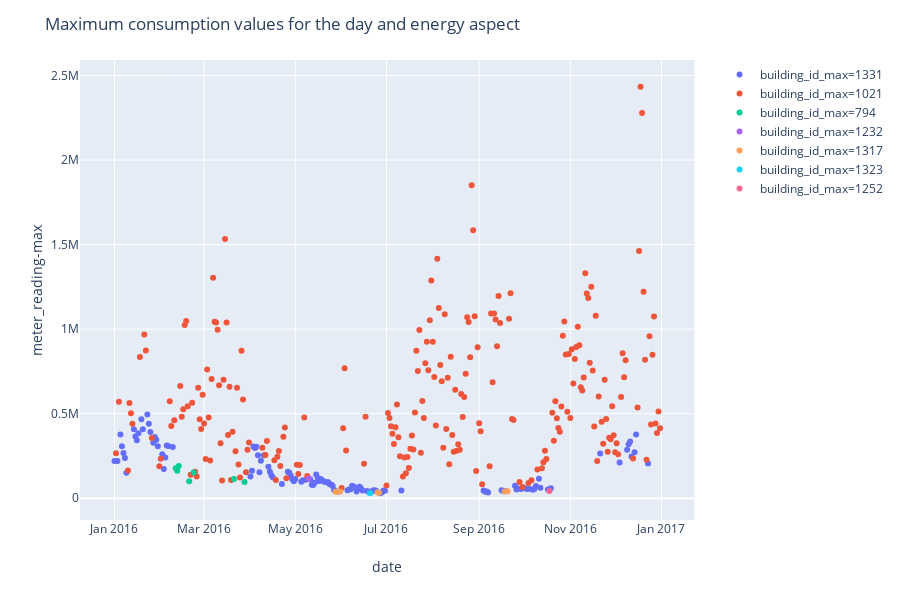

Write notebook code for a chart like this one.
### Markdown cell above
The max values of electricity are caused by only 7 buildings. Practically, two of them

### Code cell
daily_train_hotwater = daily_train_agg[daily_train_agg['meter']=='hotwater'].copy()
daily_train_hotwater['building_id_max'] = pd.Categorical(daily_train_hotwater['building_id_max'])
fig_daily_hotwater = px.scatter(daily_train_hotwater,
                                x='date',
                                y='meter_reading-max',
                                color='building_id_max',
                                render_mode='svg')
fig_daily_hotwater.update_layout(title='Maximum consumption values for the day and energy aspect')
fig_daily_hotwater.show()

### Figure 1 — Plotly figure (JSON) as saved in the notebook; plotly's stock layout.template omitted (floating-point values rounded to 4 significant figures; data arrays with more than 128 entries replaced by an {"elided": "..."} marker saying what was removed)
{"data": [{"hoverlabel": {"namelength": 0}, "hovertemplate": "building_id_max=1331<br>date=%{x}<br>meter_reading-max=%{y}", "legendgroup": "building_id_max=1331", "marker": {"color": "#636efa", "symbol": "circle"}, "mode": "markers", "name": "building_id_max=1331", "showlegend": true, "type": "scatter", "x": ["2016-01-01", "2016-01-03", "2016-01-05", "2016-01-06", "2016-01-07", "2016-01-08", "2016-01-09", "2016-01-14", "2016-01-15", "2016-01-16", "2016-01-17", "2016-01-19", "2016-01-20", "2016-01-23", "2016-01-24", "2016-01-25", "2016-01-27", "2016-01-28", "2016-01-29", "2016-01-30", "2016-02-02", "2016-02-03", "2016-02-04", "2016-02-05", "2016-02-06", "2016-02-09", "2016-04-01", "2016-04-02", "2016-04-03", "2016-04-04", "2016-04-05", "2016-04-06", "2016-04-07", "2016-04-08", "2016-04-10", "2016-04-13", "2016-04-14", "2016-04-15", "2016-04-16", "2016-04-22", "2016-04-26", "2016-04-27", "2016-04-28", "2016-04-29", "2016-04-30", "2016-05-01", "2016-05-05", "2016-05-06", "2016-05-08", "2016-05-11", "2016-05-12", "2016-05-13", "2016-05-14", "2016-05-15", "2016-05-16", "2016-05-17", "2016-05-18", "2016-05-19", "2016-05-20", "2016-05-21", "2016-05-22", "2016-05-23", "2016-05-24", "2016-05-25", "2016-05-26", "2016-05-27", "2016-05-30", "2016-06-05", "2016-06-06", "2016-06-07", "2016-06-08", "2016-06-09", "2016-06-10", "2016-06-11", "2016-06-12", "2016-06-13", "2016-06-14", "2016-06-15", "2016-06-18", "2016-06-19", "2016-06-21", "2016-06-22", "2016-06-23", "2016-06-24", "2016-06-27", "2016-06-28", "2016-06-29", "2016-06-30", "2016-07-11", "2016-09-04", "2016-09-05", "2016-09-06", "2016-09-07", "2016-09-16", "2016-09-17", "2016-09-19", "2016-09-25", "2016-09-26", "2016-09-27", "2016-09-29", "2016-10-01", "2016-10-02", "2016-10-03", "2016-10-05", "2016-10-07", "2016-10-08", "2016-10-09", "2016-10-11", "2016-10-12", "2016-10-17", "2016-10-19", "2016-11-21", "2016-12-04", "2016-12-09", "2016-12-10", "2016-12-11", "2016-12-12", "2016-12-14", "2016-12-15", "2016-12-23"], "xaxis": "x", "y": [219800.0, 220500.0, 376600.0, 306600.0, 266800.0, 236900.0, 149700.0, 407400.0, 364700.0, 342600.0, 383800.0, 467300.0, 408400.0, 495100.0, 440000.0, 392000.0, 327800.0, 361500.0, 346000.0, 307000.0, 259300.0, 172300.0, 241000.0, 311200.0, 307875, 303000.0, 128600.0, 161800.0, 305100.0, 296400.0, 304300.0, 253800.0, 153000.0, 221300.0, 254200.0, 185800.0, 155500.0, 136000.0, 122700.0, 83910.0, 156200.0, 149900.0, 133000.0, 112500.0, 99640.0, 113200.0, 96460.0, 106100.0, 109200.0, 111900.0, 79120.0, 77230.0, 91370.0, 139300.0, 120000.0, 102000.0, 112700.0, 104800.0, 98820.0, 95120.0, 93810.0, 93530.0, 82930.0, 80300.0, 72050.0, 48580.0, 39600.0, 46730.0, 51380.0, 52620.0, 73470.0, 67220.0, 62650.0, 39820.0, 54070.0, 67480.0, 57750.0, 44890.0, 42610.0, 36430.0, 39570.0, 45660.0, 46650.0, 43280.0, 29700.0, 34930.0, 44550.0, 43550.0, 45310.0, 45780.0, 37870.0, 39520.0, 33220.0, 46090.0, 42760.0, 40360.0, 73270.0, 51220.0, 57530.0, 54850.0, 60000.0, 56830.0, 54480.0, 53840.0, 49710.0, 54360.0, 72040.0, 114400.0, 60970.0, 50690.0, 58820.0, 263600.0, 211100.0, 286000.0, 319500.0, 335700.0, 247100.0, 270900.0, 377100.0, 205200.0], "yaxis": "y"}, {"hoverlabel": {"namelength": 0}, "hovertemplate": "building_id_max=1021<br>date=%{x}<br>meter_reading-max=%{y}", "legendgroup": "building_id_max=1021", "marker": {"color": "#EF553B", "symbol": "circle"}, "mode": "markers", "name": "building_id_max=1021", "showlegend": true, "type": "scatter", "x": {"elided": "229 str values"}, "xaxis": "x", "y": {"elided": "229 float values"}, "yaxis": "y"}, {"hoverlabel": {"namelength": 0}, "hovertemplate": "building_id_max=794<br>date=%{x}<br>meter_reading-max=%{y}", "legendgroup": "building_id_max=794", "marker": {"color": "#00cc96", "symbol": "circle"}, "mode": "markers", "name": "building_id_max=794", "showlegend": true, "type": "scatter", "x": ["2016-02-11", "2016-02-12", "2016-02-13", "2016-02-20", "2016-02-23", "2016-03-21", "2016-03-28"], "xaxis": "x", "y": [177300.0, 162500.0, 190400.0, 100000.0, 151900.0, 113800.0, 96040.0], "yaxis": "y"}, {"hoverlabel": {"namelength": 0}, "hovertemplate": "building_id_max=1232<br>date=%{x}<br>meter_reading-max=%{y}", "legendgroup": "building_id_max=1232", "marker": {"color": "#ab63fa", "symbol": "circle"}, "mode": "markers", "name": "building_id_max=1232", "showlegend": true, "type": "scatter", "x": ["2016-05-10"], "xaxis": "x", "y": [116700.0], "yaxis": "y"}, {"hoverlabel": {"namelength": 0}, "hovertemplate": "building_id_max=1317<br>date=%{x}<br>meter_reading-max=%{y}", "legendgroup": "building_id_max=1317", "marker": {"color": "#FFA15A", "symbol": "circle"}, "mode": "markers", "name": "building_id_max=1317", "showlegend": true, "type": "scatter", "x": ["2016-05-28", "2016-05-29", "2016-05-31", "2016-06-25", "2016-06-26", "2016-09-18", "2016-09-20"], "xaxis": "x", "y": [37520.0, 37800.0, 39100.0, 33340.0, 31540.0, 39430.0, 41170.0], "yaxis": "y"}, {"hoverlabel": {"namelength": 0}, "hovertemplate": "building_id_max=1323<br>date=%{x}<br>meter_reading-max=%{y}", "legendgroup": "building_id_max=1323", "marker": {"color": "#19d3f3", "symbol": "circle"}, "mode": "markers", "name": "building_id_max=1323", "showlegend": true, "type": "scatter", "x": ["2016-06-20"], "xaxis": "x", "y": [29020.0], "yaxis": "y"}, {"hoverlabel": {"namelength": 0}, "hovertemplate": "building_id_max=1252<br>date=%{x}<br>meter_reading-max=%{y}", "legendgroup": "building_id_max=1252", "marker": {"color": "#FF6692", "symbol": "circle"}, "mode": "markers", "name": "building_id_max=1252", "showlegend": true, "type": "scatter", "x": ["2016-10-18"], "xaxis": "x", "y": [41690.0], "yaxis": "y"}], "layout": {"height": 600, "legend": {"tracegroupgap": 0}, "margin": {"t": 60}, "title": {"text": "Maximum consumption values for the day and energy aspect"}, "xaxis": {"anchor": "y", "domain": [0, 0.98], "title": {"text": "date"}}, "yaxis": {"anchor": "x", "domain": [0, 1], "title": {"text": "meter_reading-max"}}}}
